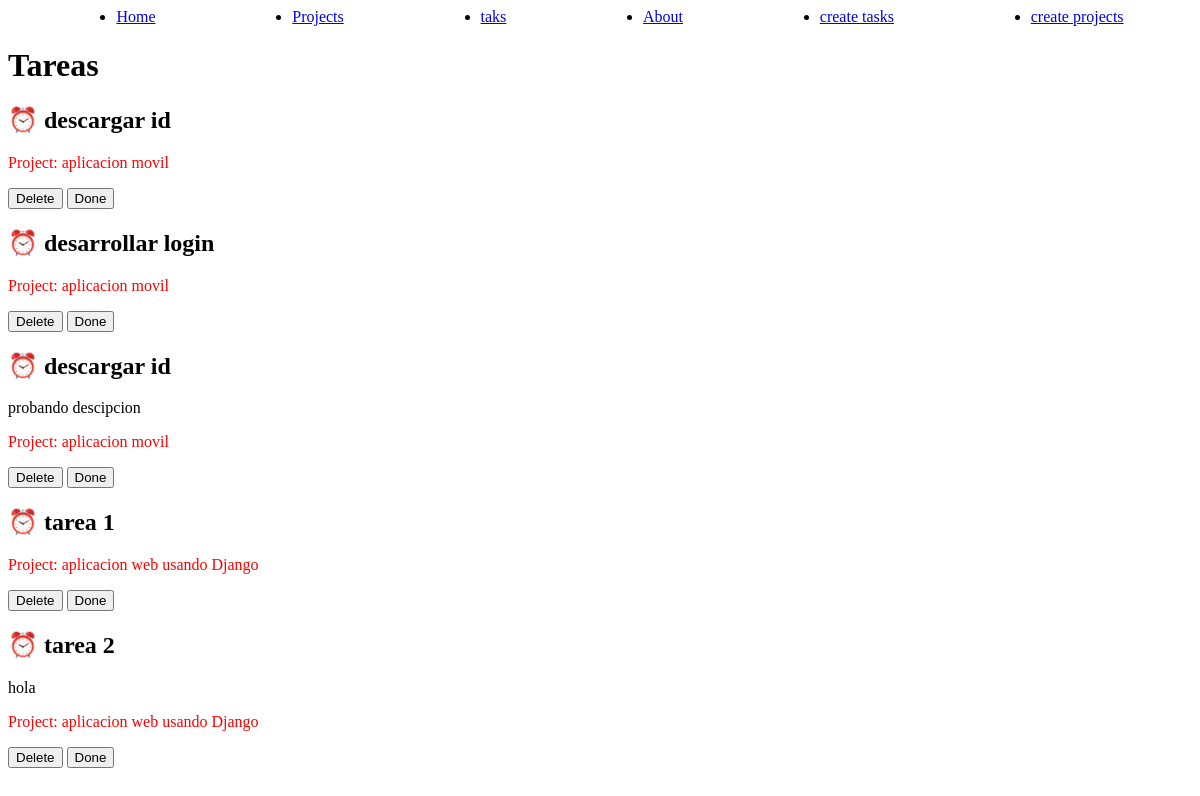
The page /tasks/ on the database as committed earlier.
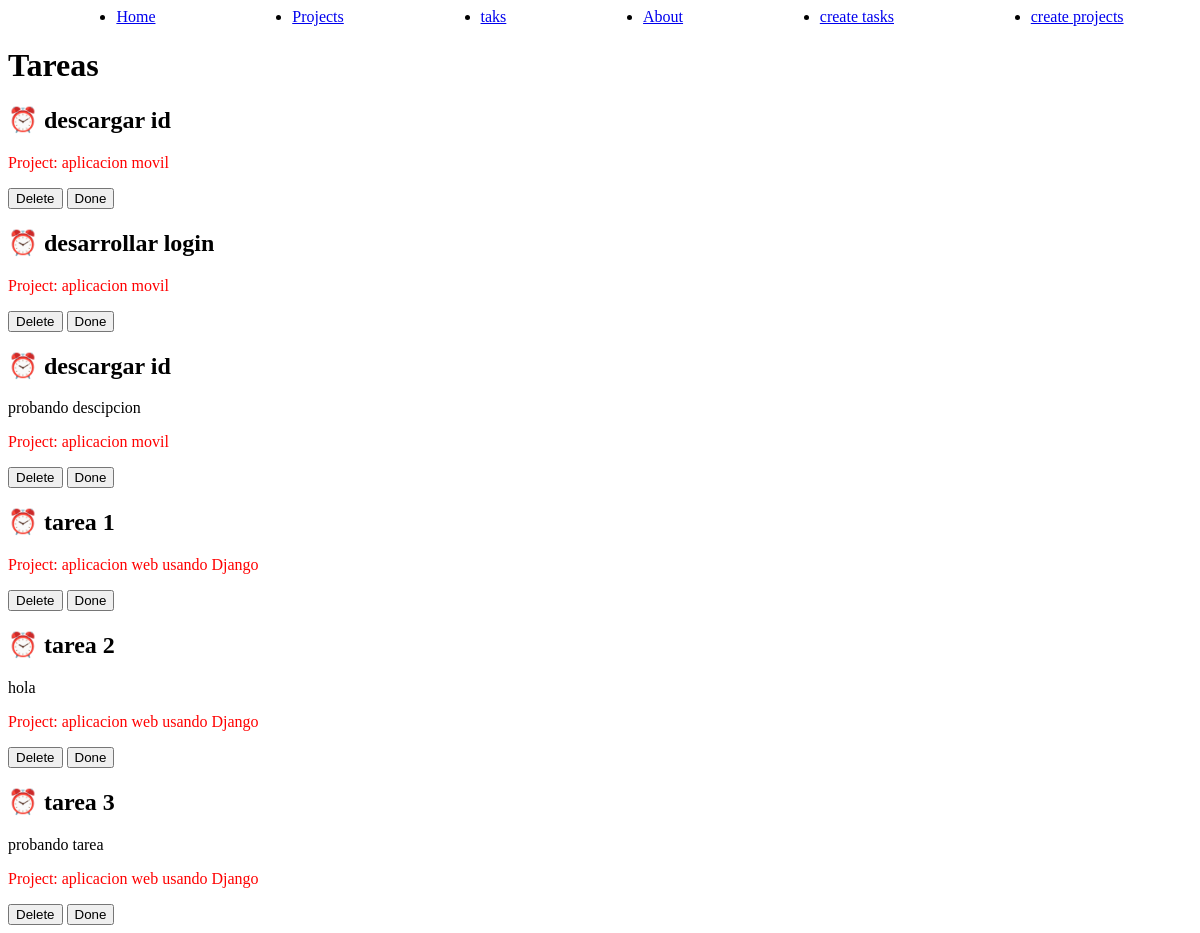
The same page on the database as committed later.
### myapp/models.py (models this page shows, shortened)
class Task(models.Model):
    title = models.CharField(max_length=200)
    description = models.TextField()
    project = models.ForeignKey(Project, on_delete=models.CASCADE)
    done = models.BooleanField(default=False)

class Project(models.Model):
    name = models.CharField(max_length=200)
    def __str__(self):
        return self.name

### myapp/views.py (the view)
# urls.py: path("tasks/", views.tasks, name="tasks"),
def tasks(
    request,
):
    tasks = Task.objects.all()
    return render(request, "tasks/tasks.html", {"tasks": tasks})

### myapp/templates/tasks/tasks.html
{% extends "layouts/base.html" %} {% block content %}
<h1>Tareas</h1>
{% for task in tasks %}
<div>
  <h2>
    {% if task.done == False %} ⏰ {% else %} ✅ {% endif %} {{task.title}}
  </h2>
  <p>{{task.description}}</p>
  <p style="color: red">Project: {{task.project}}</p>
  <button>Delete</button>
  <button>Done</button>
</div>
{% endfor %} {% endblock %}

### myapp/templates/layouts/base.html
<nav>
  <ul style="display: flex; justify-content: space-around">
    <li>
      <a href="/">Home</a>
    </li>
    <li>
      <a href="/projects">Projects</a>
    </li>
    <li>
      <a href="/tasks">taks</a>
    </li>
    <li>
      <a href="/about">About</a>
    </li>
    <li>
      <a href="/create_tasks">create tasks</a>
    </li>
    <li>
      <a href="/create_projects">create projects</a>
    </li>
  </ul>
</nav>
{% block content %} {% endblock %}

Rows that differ between the two databases and show on the page:
added Task: title "tarea 3", description "probando tarea", project "aplicacion web usando Django"
